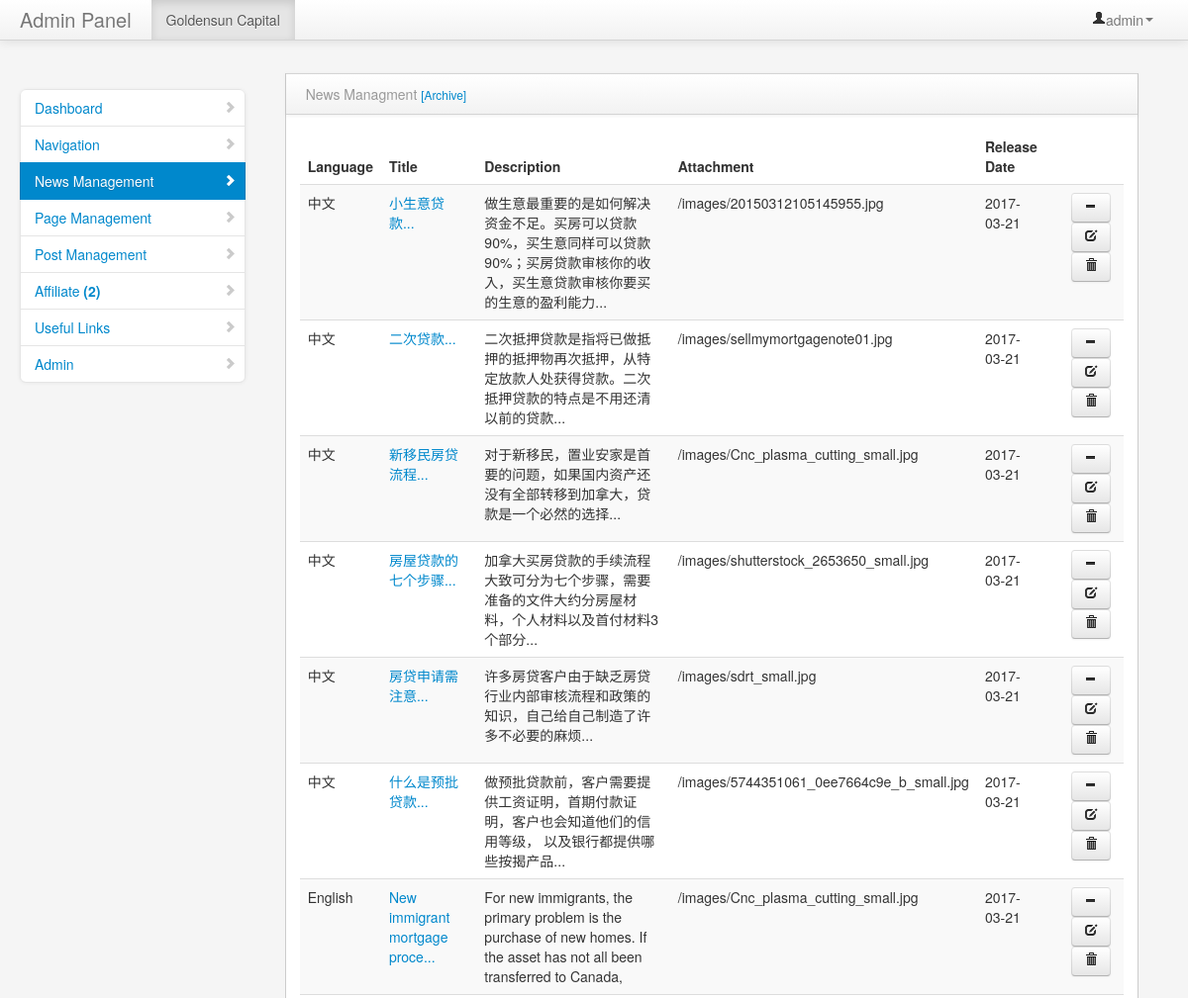
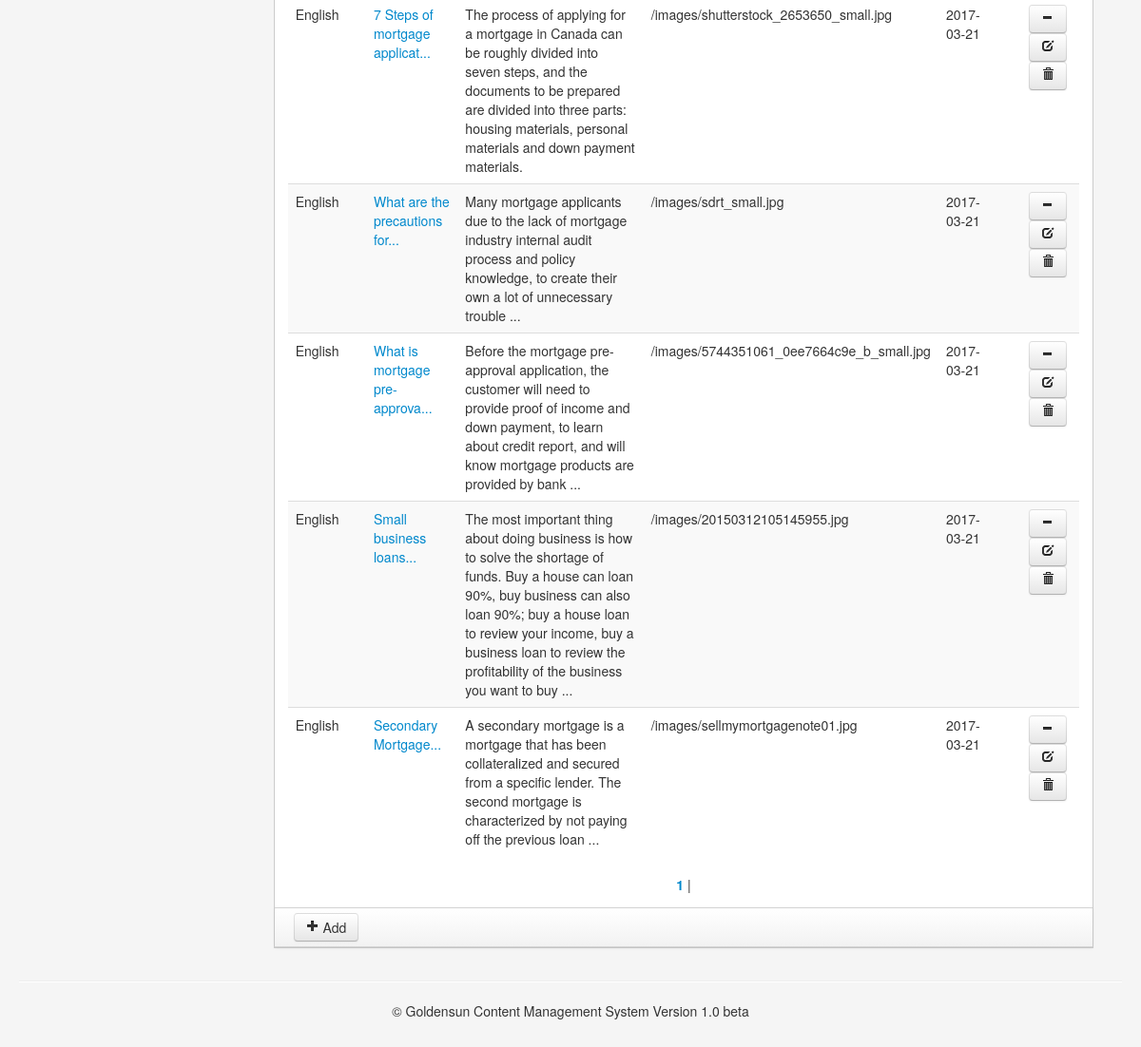
Screenshot of /admin/news.php (signed in) with the database file from the repository (2 pictures, top to bottom).
### tables this page shows
CREATE TABLE `news` (
  `id` int(11) NOT NULL,
  `title` varchar(255) NOT NULL,
  `description` text NOT NULL,
  `img` text NOT NULL,
  `release_date` timestamp NOT NULL DEFAULT CURRENT_TIMESTAMP,
  `lang` int(11) NOT NULL DEFAULT '0',
  `featured` int(11) NOT NULL DEFAULT '0',
  `link` text NOT NULL,
  `deleted` int(11) DEFAULT '0'
);

### helpers/helpers.php (called while the page is built, shortened)
<?php
function utf8Substr($str, $from, $len)
{
   return preg_replace('#^(?:[\x00-\x7F]|[\xC0-\xFF][\x80-\xBF]+){0,'.$from.'}'.
                      '((?:[\x00-\x7F]|[\xC0-\xFF][\x80-\xBF]+){0,'.$len.'}).*#s',
                      '$1',$str);
}

### admin/news.php (the view, shortened to what this page needs)
<?php
include "includes/header.php";
include "includes/navigation.php";
?>
        <div class="container-fluid">
            <div class="row-fluid">
                  <?php include "includes/sidebar.php";?>
                <div class="span9" id="content">
<div class="row-fluid">
  <div class="block">
      <div class="navbar navbar-inner block-header">
          <div class="muted pull-left">News Managment <a href="#"><small>[Archive]</small></a></div>
      </div>
      <div class="block-content collapse in">
      	 <table class="table table-striped">
                  <thead>
                      <tr>
                          <th>Language</th>
                          <th>Title</th>
                          <th>Description</th>
                          <th>Attachment</th>
                          <th>Release Date</th>
                      </tr>
                  </thead>
                    <tbody>
                    <?php
											$per_page = 25;
											$page_query = mysql_query("SELECT COUNT(*) FROM news");
											$pages = ceil(mysql_result($page_query, 0) / $per_page);
											$page = (isset($_GET['page'])) ? (int)$_GET['page'] : 1;
											$start = ($page - 1) * $per_page;
											$query = mysql_query("SELECT * FROM news LIMIT $start, $per_page");
											while ($data = mysql_fetch_array($query)) {
											?>
												<tr>
													<td><?php if($data['lang']==1) {echo "English";}elseif($data['lang']==0) {echo "中文";};?></td>
													<td><a href="../zh-cn/real_estate_detail.php?id=<?php echo $data['id']; ?>" target="_blank"><?php echo utf8Substr($data['title'],0,28); ?>...</a></td>
                          <td><?php echo $data['description']; ?></td>
                          <td><?php echo $data['img']; ?></td>
                          <td><?php $datetime = explode(" ",$data['release_date']);echo $datetime[0]; ?></td>
                          <td></td>
                          <td><?php if ($data['featured'] == 1): ?>
                            <a href="news.php?selling_id=<?php echo $data['featured']; ?>" class="btn">
                          <i class="icon-plus"></i></a>
                          <?php else: ?>
                            <a href="news.php?sold_id=<?php echo $data['featured']; ?>" class="btn">
                          <i class="icon-minus"></i></a>
                          <?php endif; ?>
                          <a href="edit-news.php?id=<?php echo $data['id']; ?>" class="btn">
                          <i class="icon-edit"></i></a> <a href="functions/delete-news.php?id=<?php echo $data['id']; ?>" class="btn" onclick="return confirm('To continue ?')")><i class="icon-trash"></i></a></td>
                      </tr>
											<?php
                    };
											?>
                    </tbody>
                </table>
                <div align="center">
									<?php
									if($pages >= 1 && $page <= $pages)
									{
									  for($x=1; $x<=$pages; $x++)
									  {
									  	if($x == $page)
											echo ' <b><a href="?page='.$x.'">'.$x.'</a></b> | ';
										else
											echo ' <a href="?page='.$x.'">'.$x.'</a> |';
									  }
									}
									?>
                  </div>
                </div>
                <div class="navbar navbar-inner block-header">
                	 <a href="add-news.php" class="btn"><i class="icon-plus"></i> Add</a>
                </div>
            </div>
        </div>
    </div>
</div>
            <hr>
            <footer>
              <center>&copy; Goldensun Content Management System Version 1.0 beta</center>
            </footer>
        </div>
    </body>
</html>

### admin/assets/styles.css (style rules this page uses)
body { padding-top: 60px; padding-bottom: 40px; background-color: #f5f5f5; }
#content { margin-left:0px; }
.block { border: 1px solid #ccc; background: white; margin: 1em 0em; border-top: none; }
.block-content { margin: 1em; min-height: .25em; }
.block-header { margin-bottom: 0px; border-right: none; border-left: none; -webkit-border-radius: 0px; -moz-border-radius: 0px; border-radius: 0px; }
.block-header div { padding-top: 10px; }

### rows the page displays
news: lang "中文", title "小生意贷款", description "做生意最重要的是如何解决资金不足。买房可以贷款90%，买生意同样可以贷款90%；买房贷款审核你的收入，买生意贷款审核你要买的生意的盈利能力...", img "/images/20150312105145955.jpg", release_date "2017-03-21", featured 0 (drawn)
news: lang "中文", title "二次贷款", description "二次抵押贷款是指将已做抵押的抵押物再次抵押，从特定放款人处获得贷款。二次抵押贷款的特点是不用还清以前的贷款...", img "/images/sellmymortgagenote01.jpg", release_date "2017-03-21", featured 0 (drawn)
news: lang "中文", title "新移民房贷流程", description "对于新移民，置业安家是首要的问题，如果国内资产还没有全部转移到加拿大，贷款是一个必然的选择...", img "/images/Cnc_plasma_cutting_small.jpg", release_date "2017-03-21", featured 0 (drawn)
news: lang "中文", title "房屋贷款的七个步骤", description "加拿大买房贷款的手续流程大致可分为七个步骤，需要准备的文件大约分房屋材料，个人材料以及首付材料3个部分...", img "/images/shutterstock_2653650_small.jpg", release_date "2017-03-21", featured 0 (drawn)
news: lang "中文", title "房贷申请需注意", description "许多房贷客户由于缺乏房贷行业内部审核流程和政策的知识，自己给自己制造了许多不必要的麻烦...", img "/images/sdrt_small.jpg", release_date "2017-03-21", featured 0 (drawn)
news: lang "中文", title "什么是预批贷款", description "做预批贷款前，客户需要提供工资证明，首期付款证明，客户也会知道他们的信用等级， 以及银行都提供哪些按揭产品...", img "/images/5744351061_0ee7664c9e_b_small.jpg", release_date "2017-03-21", featured 0 (drawn)
news: lang "English", title "New immigrant mortgage proce", description "For new immigrants, the primary problem is the purchase of new homes. If the asset has not all been transferred to Canada,", img "/images/Cnc_plasma_cutting_small.jpg", release_date "2017-03-21", featured 0 (drawn)
news: lang "English", title "7 Steps of mortgage applicat", description "The process of applying for a mortgage in Canada can be roughly divided into seven steps, and the documents to be prepared are divided into three parts: housing materials, personal materials and down payment materials.", img "/images/shutterstock_2653650_small.jpg", release_date "2017-03-21", featured 0 (drawn)
news: lang "English", title "What are the precautions for", description "Many mortgage applicants due to the lack of mortgage industry internal audit process and policy knowledge, to create their own a lot of unnecessary trouble ...", img "/images/sdrt_small.jpg", release_date "2017-03-21", featured 0 (drawn)
news: lang "English", title "What is mortgage pre-approva", description "Before the mortgage pre-approval application, the customer will need to provide proof of income and down payment, to learn about credit report, and will know mortgage products are provided by bank ...", img "/images/5744351061_0ee7664c9e_b_small.jpg", release_date "2017-03-21", featured 0 (drawn)
news: lang "English", title "Small business loans", description "The most important thing about doing business is how to solve the shortage of funds. Buy a house can loan 90%, buy business can also loan 90%; buy a house loan to review your income, buy a business loan to review the profitability of the business you want to buy ...", img "/images/20150312105145955.jpg", release_date "2017-03-21", featured 0 (drawn)
news: lang "English", title "Secondary Mortgage", description "A secondary mortgage is a mortgage that has been collateralized and secured from a specific lender. The second mortgage is characterized by not paying off the previous loan ...", img "/images/sellmymortgagenote01.jpg", release_date "2017-03-21", featured 0 (drawn)

### other values shown
$_SESSION['username'] "admin"
$num "2"
